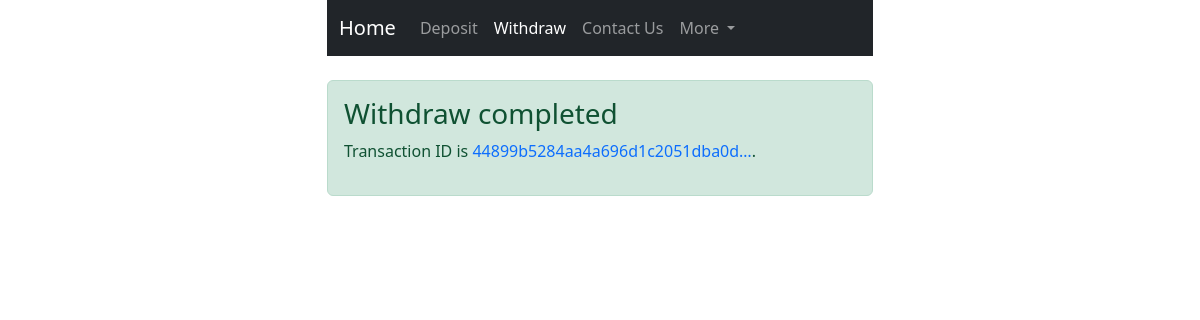
/withdraw (signed in), run on an earlier commit of the app's database.
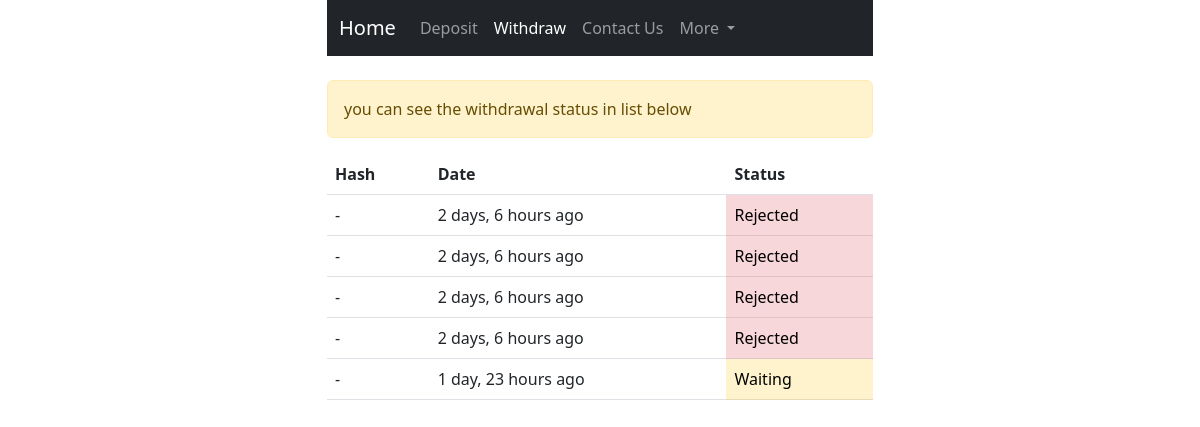
And on a later commit of the database.
### financial/models.py (models this page shows, shortened)
class Withdraw(models.Model):
    user = models.ForeignKey(User, on_delete=models.CASCADE)
    date = models.DateTimeField(verbose_name="Date", auto_now_add=True, null=True)
    is_decline = models.BooleanField(default=False, help_text='cant pay')
    is_approved = models.BooleanField(default=False, help_text='Everything is ok and payed')
    wallet_id = models.CharField(max_length=1000, verbose_name='Wallet Address', null=False, blank=False,
                                 help_text='Wallet ID of user')
    hash = models.CharField(max_length=1000, verbose_name='Transaction HASH or TXID', null=True, blank=True,
                            help_text='ID of transaction of money to the user')
    objects = WithdrawManager()

### financial/views.py (the view)
# urls.py: path('withdraw', withdraw, name='withdraw'),
@login_required(login_url='/login')
def withdraw(request):
    is_withdraw_ok = False
    if Deposit.objects.check_deposit(request.user):
        users_status = AccessToken.objects.check_user_status(request.user)
        if users_status:
            access_tokens = AccessToken.objects.filter(representative=request.user)
            for access_token in access_tokens:
                access_token_user = Deposit.objects.check_deposit(access_token.user)
                if not access_token_user:
                    is_withdraw_ok = False
                    break
                is_withdraw_ok = True
    withdraw_approved_hash = Withdraw.objects.withdraw_approved_hash(request.user)
    is_withdraw_approved = Withdraw.objects.is_withdraw_approved(request.user)
    withdraw_form = WithdrawForm(request.POST or None)
    if request.method == "POST" and is_withdraw_ok:
        if withdraw_form.is_valid():
            wallet_id = withdraw_form.cleaned_data['wallet_id']
            Withdraw.objects.create(user=request.user, wallet_id=wallet_id)
            messages.success(request, 'Withdraw request sent! please be patient')
            return redirect('financial:withdraw')
    is_withdraw_exist_approved = Withdraw.objects.is_withdraw_exist_approved(request.user)
    withdraw_list = Withdraw.objects.filter(user=request.user)
    context = {
        'is_withdraw_ok': is_withdraw_ok,
        'withdraw_form': withdraw_form,
        'is_withdraw_exist_approved': is_withdraw_exist_approved,
        'withdraw_list': withdraw_list,
        'is_withdraw_approved': is_withdraw_approved,
        'withdraw_approved_hash': withdraw_approved_hash,
    }
    return render(request, 'financial/withdraw.html', context)

### access_token/models.py (called while the page is built)
    def check_user_status(self, user):
        access_tokens = AccessToken.objects.filter(representative=user)
        for at in access_tokens:
            if at.user is None:
                return False
        return True

### financial/models.py (called while the page is built)
    def is_withdraw_exist_approved(self, user):
        withdraw_list = Withdraw.objects.filter(user__email=user)
        for withdraw in withdraw_list:
            if not withdraw.is_approved and not withdraw.is_decline:
                return True
            if withdraw.is_approved:
                return True
        return False

    def is_withdraw_approved(self, user):
        withdraw_list = Withdraw.objects.filter(user__email=user)
        for withdraw in withdraw_list:
            if withdraw.is_approved:
                return True
        return False

    def withdraw_approved_hash(self, user):
        withdraw_list = Withdraw.objects.filter(user__email=user)
        for withdraw in withdraw_list:
            if withdraw.is_approved:
                return withdraw.hash
        return False

### users/models.py (called while the page is built)
    def __str__(self):
        return self.email

### templates/financial/withdraw.html (shortened to what this page needs)
{% extends 'shared/base.html' %}
{% load widget_tweaks %}
{% block content %}
    <br>
    {% if is_withdraw_approved %}
        <div class="alert alert-success" role="alert">
            <h3 class="alert-heading">Withdraw completed</h3>
            <p>Transaction ID is <a href="https://tronscan.org/#/transaction/{{ withdraw_approved_hash }}"
                                    target="_blank">{{ withdraw_approved_hash|truncatechars:30 }}</a>. </p>
        </div>
    {% elif is_withdraw_exist_approved and is_withdraw_ok %}
        <div class="alert alert-warning">
            you can see the withdrawal status in list below
        </div>
        <table class="table">
            <thead>
            <tr>
                <th scope="col">Hash</th>
                <th scope="col">Date</th>
                <th scope="col">Status</th>
            </tr>
            </thead>
            <tbody>
            {% for withdraw in withdraw_list %}
                <tr>
                    <td>
                        {% if withdraw.hash is None %}
                            -
                        {% else %}
                            {{ withdraw.hash }}
                        {% endif %}
                    </td>
                    <td>{{ withdraw.date|timesince }} ago</td>
                    {% if withdraw.is_approved and not withdraw.is_decline %}
                        <td class="table-success">Confirm</td>
                    {% elif not withdraw.is_approved and withdraw.is_decline %}
                        <td class="table-danger">Rejected</td>
                    {% else %}
                        <td class="table-warning">Waiting</td>
                    {% endif %}
                </tr>
            {% endfor %}
            </tbody>
        </table>
    {% endif %}
{% endblock %}

What changed in the data, as far as the page shows it:
now on this page (row unchanged): Withdraw: date "2 days, 6 hours", is_approved "Rejected"
now on this page (row unchanged): Withdraw: date "2 days, 6 hours", is_approved "Rejected"
now on this page (row unchanged): Withdraw: date "2 days, 6 hours", is_approved "Rejected"
now on one of the page's lists (row edited): Withdraw: date "2 days, 6 hours"
changed Withdraw (number 4 of 5 on the later page): hash "44899b5284aa4a696d1c2051dba0d…" → (not shown)
added Withdraw: date "1 day, 23 hours", is_approved "Waiting"
Also different on the page:
text no longer shown: "Withdraw completed Transaction ID is ."
text now shown: "you can see the withdrawal status in list below Hash Date Status"
